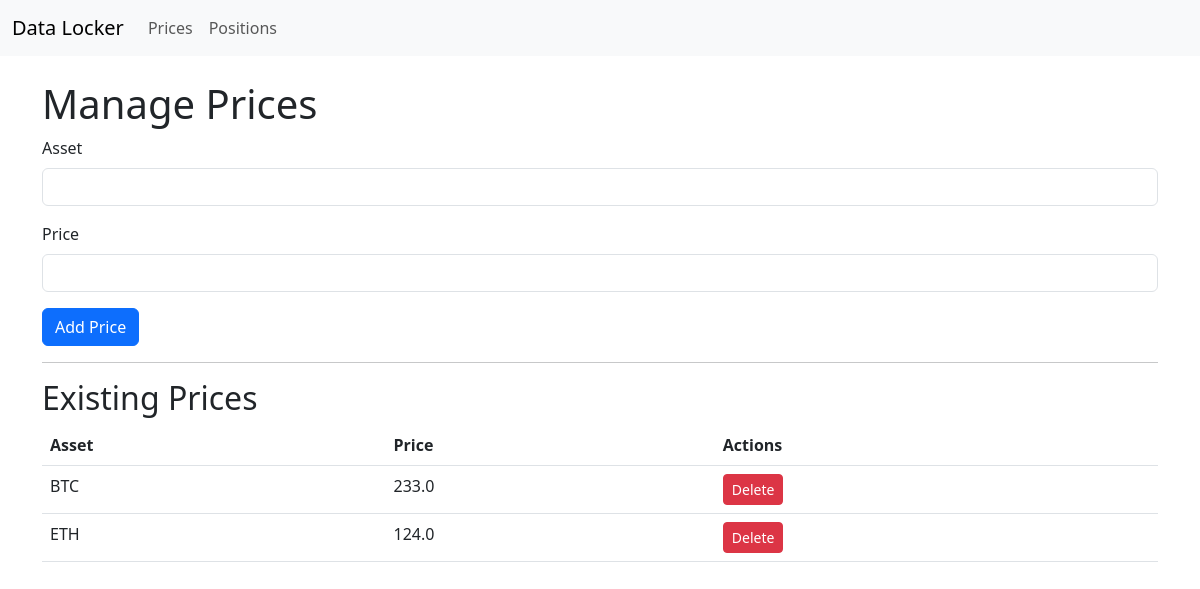
Screenshot of /prices with the database file from the repository.
### tables this page shows
CREATE TABLE prices (
                asset_type TEXT PRIMARY KEY,
                current_price REAL,
                previous_price REAL,
                avg_daily_swing REAL,
                avg_1_hour REAL,
                avg_3_hour REAL,
                avg_6_hour REAL,
                avg_24_hour REAL,
                last_update_time DATETIME,
                previous_update_time DATETIME,
                source TEXT
            );

### web_app.py (the view)
@app.route("/prices", methods=["GET", "POST"])
def prices():
    if request.method == "POST":
        data = request.form
        asset = data.get("asset")
        price = data.get("price")
        data_locker.create_price(asset, price, "Manual", None)
    prices = data_locker.read_prices()
    return render_template("prices.html", prices=prices)

### templates/prices.html
{% extends "base.html" %}
{% block content %}
<h1>Manage Prices</h1>
<form method="POST" action="/add-price">
    <div class="mb-3">
        <label for="asset" class="form-label">Asset</label>
        <input type="text" class="form-control" id="asset" name="asset" required>
    </div>
    <div class="mb-3">
        <label for="price" class="form-label">Price</label>
        <input type="number" step="0.01" class="form-control" id="price" name="price" required>
    </div>
    <button type="submit" class="btn btn-primary">Add Price</button>
</form>
<hr>
<h2>Existing Prices</h2>
<table class="table">
    <thead>
        <tr>
            <th>Asset</th>
            <th>Price</th>
            <th>Actions</th>
        </tr>
    </thead>
    <tbody>
        {% for price in prices %}
        <tr>
            <td>{{ price['asset_type'] }}</td>
            <td>{{ price['current_price'] }}</td>
            <td>
                <a href="/delete-price/{{ price['asset_type'] }}" class="btn btn-danger btn-sm">Delete</a>
            </td>
        </tr>
        {% endfor %}
    </tbody>
</table>
{% endblock %}

### rows the page displays
prices: asset_type "BTC", current_price "233.0"
prices: asset_type "ETH", current_price "124.0"
